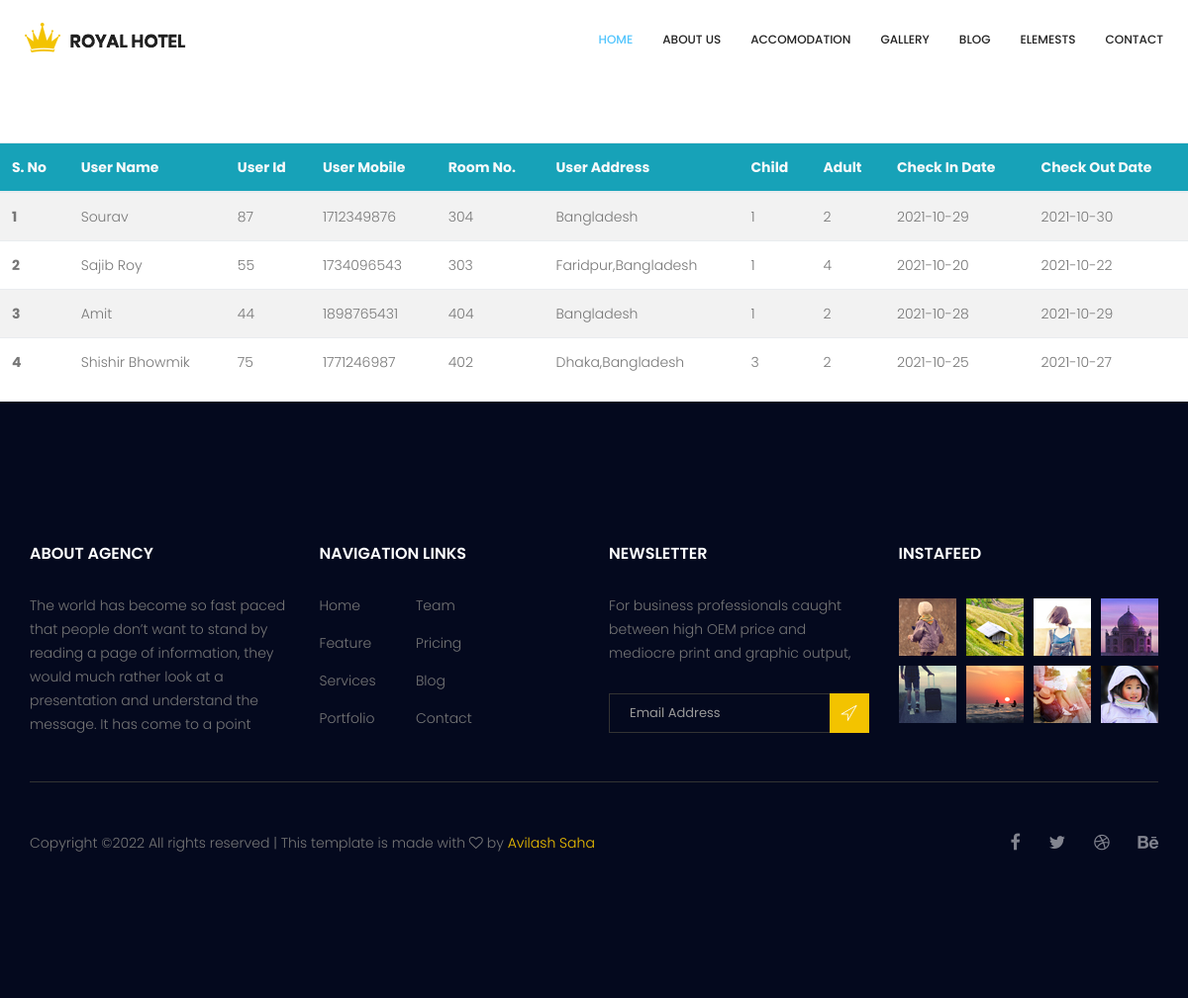
/admin/recent_checkout.php, run on the app's committed database.
### tables this page shows
CREATE TABLE `double_non_ac` (
  `s_no` int(5) NOT NULL,
  `room_no` int(15) DEFAULT NULL,
  `holder_name` text DEFAULT NULL,
  `holder_id` int(15) DEFAULT NULL,
  `holder_mobile` int(25) DEFAULT NULL,
  `holder_address` varchar(55) NOT NULL,
  `child` int(5) DEFAULT NULL,
  `adult` int(5) DEFAULT NULL,
  `in_date` date DEFAULT NULL,
  `out_date` date DEFAULT NULL,
  `status` int(5) DEFAULT NULL
);

CREATE TABLE `double_ac` (
  `s_no` int(5) NOT NULL,
  `room_no` int(15) DEFAULT NULL,
  `holder_name` text DEFAULT NULL,
  `holder_id` int(15) DEFAULT NULL,
  `holder_mobile` int(25) DEFAULT NULL,
  `holder_address` varchar(55) DEFAULT NULL,
  `child` int(5) DEFAULT NULL,
  `adult` int(5) DEFAULT NULL,
  `in_date` date DEFAULT NULL,
  `out_date` date DEFAULT NULL,
  `status` int(5) DEFAULT NULL
);

### admin/recent_checkout.php (the view, shortened to what this page needs)
<!DOCTYPE html>
<html>
<head>
        <link rel="stylesheet" href="../css/bootstrap.css">
        <link rel="stylesheet" href="../vendors/linericon/style.css">
        <link rel="stylesheet" href="../css/font-awesome.min.css">
        <link rel="stylesheet" href="../vendors/owl-carousel/owl.carousel.min.css">
        <link rel="stylesheet" href="../vendors/bootstrap-datepicker/bootstrap-datetimepicker.min.css">
        <link rel="stylesheet" href="../vendors/nice-select/css/nice-select.css">
        <link rel="stylesheet" href="../vendors/owl-carousel/owl.carousel.min.css">
        <link rel="stylesheet" href="css/style.css">
        <link rel="stylesheet" href="css/responsive.css">
</head>../
<body>
        <header>
            <div class="container">
                <nav class="navbar navbar-expand-lg fixed-top">
                    <a class="navbar-brand logo_h" href="index.html"><img src="image/Logo.png" alt=""></a>
                    <div class="collapse navbar-collapse offset" id="navbarSupportedContent">
                        <ul class="nav navbar-nav menu_nav ml-auto">
                            <li class="nav-item active"><a class="nav-link" href="index.html">Home</a></li>
                            <li class="nav-item"><a class="nav-link" href="about.html">About us</a></li>
                            <li class="nav-item"><a class="nav-link" href="accomodation.html">Accomodation</a></li>
                            <li class="nav-item"><a class="nav-link" href="gallery.html">Gallery</a></li>
                            <li class="nav-item submenu dropdown">
                                <a href="#" class="nav-link dropdown-toggle" data-toggle="dropdown" role="button" aria-haspopup="true" aria-expanded="false">Blog</a>
                            </li>
                            <li class="nav-item"><a class="nav-link" href="elements.html">Elemests</a></li>
                            <li class="nav-item"><a class="nav-link" href="contact.html">Contact</a></li>
                        </ul>
                    </div>
                </nav>
            </div>
        </header>
        <br><br><br><br><br>
        <section>
            <div class="row">
                <div class="col-md-12">
                    <table class="table table-striped">
                      <thead class="bg-info">
                        <tr class="text-light">
                          <th scope="col">S. No</th>
                          <th scope="col">User Name</th>
                          <th scope="col">User Id</th>
                          <th scope="col">User Mobile</th>
                          <th scope="col">Room No.</th>
                          <th scope="col">User Address</th>
                          <th scope="col">Child</th>
                          <th scope="col">Adult</th>
                          <th scope="col">Check In Date</th>
                          <th scope="col">Check Out Date</th>
                        </tr>
                      </thead>
                      <?php
                        $user_count = 0;
                            ?>
                        <?php
                        $connection = mysqli_connect("localhost","root","");
                        $query = "select * from double_non_ac where status =1 ORDER by `s_no` DESC;";
                        $query_run = mysqli_query($connection,$query);
                        while($row = mysqli_fetch_assoc($query_run)){
                            $user_count++;
                            ?>
                            <tr>
                              <th scope="row"><?php echo $user_count; ?></th>
                              <td> <?php echo $row['holder_name'];?></td>
                              <td> <?php echo $row['holder_id'];?></td>
                              <td> <?php echo $row['holder_mobile'];?></td>
                              <td> <?php echo $row['room_no'];?></td>
                              <td> <?php echo $row['holder_address'];?></td>
                              <td> <?php echo $row['child'];?></td>
                              <td> <?php echo $row['adult'];?></td>
                              <td> <?php echo $row['in_date'];?></td>
                              <td> <?php echo $row['out_date'];?></td>
                            </tr>
                        <?php
                        }
                        ?>
                        <?php
                        $connection = mysqli_connect("localhost","root","");
                        $query = "select * from double_ac where status =1 ORDER BY `s_no` DESC;";
                        $query_run = mysqli_query($connection,$query);
                        while($row = mysqli_fetch_assoc($query_run)){
                            $user_count++;
                            ?>
                            <tr>
                              <th scope="row"><?php echo $user_count; ?></th>
                              <td> <?php echo $row['holder_name'];?></td>
                              <td> <?php echo $row['holder_id'];?></td>
                              <td> <?php echo $row['holder_mobile'];?></td>
                              <td> <?php echo $row['room_no'];?></td>
                              <td> <?php echo $row['holder_address'];?></td>
                              <td> <?php echo $row['child'];?></td>
                              <td> <?php echo $row['adult'];?></td>
                              <td> <?php echo $row['in_date'];?></td>
                              <td> <?php echo $row['out_date'];?></td>
                            </tr>
                        <?php
                        }
                        ?>
                    </table>
                </div>
            </div>
        </section>
        <footer class="footer-area section_gap">
            <div class="container">
                <div class="row">
                    <div class="col-lg-3  col-md-6 col-sm-6">
                        <div class="single-footer-widget">
                            <h6 class="footer_title">About Agency</h6>
                            <p>The world has become so fast paced that people don’t want to stand by reading a page of information, they would much rather look at a presentation and understand the message. It has come to a point </p>
                        </div>
                    </div>
                    <div class="col-lg-3 col-md-6 col-sm-6">
                        <div class="single-footer-widget">
                            <h6 class="footer_title">Navigation Links</h6>
                            <div class="row">
                                <div class="col-4">
                                    <ul class="list_style">
                                        <li><a href="#">Home</a></li>
                                        <li><a href="#">Feature</a></li>
                                        <li><a href="#">Services</a></li>
                                        <li><a href="#">Portfolio</a></li>
                                    </ul>
                                </div>
                                <div class="col-4">
                                    <ul class="list_style">
                                        <li><a href="#">Team</a></li>
                                        <li><a href="#">Pricing</a></li>
                                        <li><a href="#">Blog</a></li>
                                        <li><a href="#">Contact</a></li>
                                    </ul>
                                </div>
                            </div>
                        </div>
                    </div>
                    <div class="col-lg-3 col-md-6 col-sm-6">
                        <div class="single-footer-widget">
                            <h6 class="footer_title">Newsletter</h6>
                            <p>For business professionals caught between high OEM price and mediocre print and graphic output, </p>
                            <div id="mc_embed_signup">
                                <form target="_blank" action="https://spondonit.us12.list-manage.com/subscribe/post?u=1462626880ade1ac87bd9c93a&amp;id=92a4423d01" method="get" class="subscribe_form relative">
                                    <div class="input-group d-flex flex-row">
                                        <input name="EMAIL" placeholder="Email Address" onfocus="this.placeholder = ''" onblur="this.placeholder = 'Email Address '" required="" type="email">
                                        <button class="btn sub-btn"><span class="lnr lnr-location"></span></button>
                                    </div>
                                </form>
                            </div>
                        </div>
                    </div>
                    <div class="col-lg-3 col-md-6 col-sm-6">
                        <div class="single-footer-widget instafeed">
                            <h6 class="footer_title">InstaFeed</h6>
                            <ul class="list_style instafeed d-flex flex-wrap">
                                <li><img src="image/instagram/Image-01.jpg" alt=""></li>
                                <li><img src="image/instagram/Image-02.jpg" alt=""></li>
                                <li><img src="image/instagram/Image-03.jpg" alt=""></li>
                                <li><img src="image/instagram/Image-04.jpg" alt=""></li>
                                <li><img src="image/instagram/Image-05.jpg" alt=""></li>
                                <li><img src="image/instagram/Image-06.jpg" alt=""></li>
                                <li><img src="image/instagram/Image-07.jpg" alt=""></li>
                                <li><img src="image/instagram/Image-08.jpg" alt=""></li>
                            </ul>
                        </div>
                    </div>
                </div>
                <div class="border_line"></div>
                <div class="row footer-bottom d-flex justify-content-between align-items-center">
                    <p class="col-lg-8 col-sm-12 footer-text m-0">
Copyright &copy;<script>document.write(new Date().getFullYear());</script> All rights reserved | This template is made with <i class="fa fa-heart-o" aria-hidden="true"></i> by <a href="https://www.facebook.com/avilashsaha.akash" target="_blank">Avilash Saha</a>
</p>
                    <div class="col-lg-4 col-sm-12 footer-social">
                        <a href="#"><i class="fa fa-facebook"></i></a>
                        <a href="#"><i class="fa fa-twitter"></i></a>
                        <a href="#"><i class="fa fa-dribbble"></i></a>
                        <a href="#"><i class="fa fa-behance"></i></a>
                    </div>
                </div>
            </div>
        </footer>
</body>
</html>

### admin/css/style.css (style rules this page uses)
.list_style { list-style: none; margin: 0px; padding: 0px; }
a { text-decoration: none; -webkit-transition: all 0.3s ease-in-out; -o-transition: all 0.3s ease-in-out; transition: all 0.3s ease-in-out; }
body { line-height: 24px; font-size: 14px; font-family: "Poppins", sans-serif; font-weight: 300; color: #777777; }
section { background: #fff; }
h1, h2, h3, h4, h5, h6 { font-family: "Poppins", sans-serif; font-weight: 600; }
@media (min-width: 1200px) { .container { max-width: 1170px; } }
.section_gap { padding: 120px 0; }
.navbar { padding: 0px; border: 0px; border-radius: 0px; }
.navbar { background: #fff; padding: 0px 25px; }
.navbar .logo_h { padding-top: 0px; }
.navbar .menu_nav .nav-item .nav-link { font: 500 12px/80px "Poppins", sans-serif; color: #222222; text-transform: uppercase; padding: 0px; }
.navbar .menu_nav .nav-item .nav-link:after { display: none; }
.navbar .menu_nav .nav-item:hover .nav-link, .navbar .menu_nav .nav-item.active .nav-link { color: #52c5fd; }
.navbar .menu_nav .nav-item.submenu { position: relative; }
.navbar .menu_nav .nav-item + li { margin-left: 30px; }
h6 { font-size: 14px; }
h1, h2, h3, h4, h5, h6 { line-height: 1.5em; }
.footer-area { background: #04091e; padding: 142px 0px; }
.single-footer-widget ul li a { line-height: 25px; display: inline-block; color: #777; -webkit-transition: all 0.3s linear; -o-transition: all 0.3s linear; transition: all 0.3s linear; margin-bottom: 13px; }
.single-footer-widget .instafeed { margin-left: -5px; margin-right: -5px; }
.single-footer-widget .instafeed li { margin: 5px; }
.single-footer-widget .subscribe_form { padding-top: 13px; }
.single-footer-widget .input-group { display: block !important; }
.single-footer-widget input { width: 100%; border: 1px solid #333333; font-size: 13px; line-height: 30px; padding-right: 40px; height: 40px; color: #999999; background: transparent; padding-left: 20px; }
.single-footer-widget .sub-btn { background: #f3c300; color: #fff; font-weight: 300; border-radius: 0; line-height: 34px; padding: 4px 11px 0px; cursor: pointer; position: absolute; right: 0px; top: 0px; }
.footer_title { font-size: 16px; line-height: 24px; font-weight: 600; color: #fff; text-transform: uppercase; margin-bottom: 28px; }
.border_line { width: 100%; height: 1px; background: #333333; margin-top: 30px; }
.footer-bottom { padding-top: 46px; }
.footer-bottom .footer-text a { color: #f3c300; }
.footer-bottom .footer-social { text-align: right; }
.footer-bottom .footer-social a { font-size: 18px; line-height: 30px; color: #82848f; margin-left: 25px; -webkit-transition: all 0.3s linear; -o-transition: all 0.3s linear; transition: all 0.3s linear; }

### data on the page
double_non_ac: holder_name "Sourav", holder "87", holder_mobile "1712349876", room_no "304", holder_address "Bangladesh", child "1", adult "2", in_date "2021-10-29", out_date "2021-10-30"
double_non_ac: holder_name "Sajib Roy", holder "55", holder_mobile "1734096543", room_no "303", holder_address "Faridpur,Bangladesh", child "1", adult "4", in_date "2021-10-20", out_date "2021-10-22"
double_ac: holder_name "Amit", holder "44", holder_mobile "1898765431", room_no "404", holder_address "Bangladesh", child "1", adult "2", in_date "2021-10-28", out_date "2021-10-29"
double_ac: holder_name "Shishir Bhowmik", holder "75", holder_mobile "1771246987", room_no "402", holder_address "Dhaka,Bangladesh", child "3", adult "2", in_date "2021-10-25", out_date "2021-10-27"
